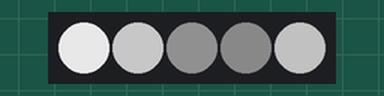
The sketch below on a simulated Arduino Uno, built with avr-gcc and run on an emulated ATmega328P. Shown: 5 RGB LEDs in strip order, left to right. Dim RGB values are drawn brighter than linear; random numbers use the default seed unless the sketch sets one.

Above: at 0.7 s.
At 1.71 s:
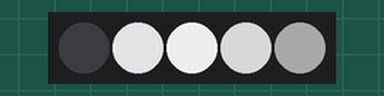
At 3.24 s:
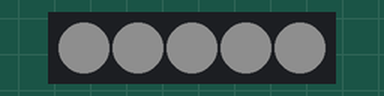
At 30.26 s:
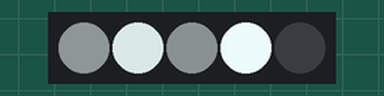
At 35.21 s:
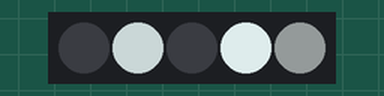
At 39.83 s:
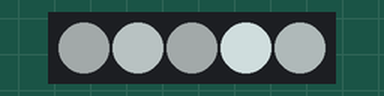
Timing chart, 0 to 40.0 s (numbered marks = the images above):
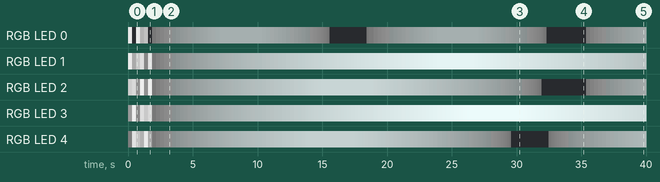

The sketch:

XMas-WS2812B-on-DigistumpV1.ino
```cpp
#include "FastLED.h"

/*
  Create and fill a Two-Dimensional Array:
              LED-No Bright  OnTime  OffTime cntB  cntOn cntOff  MarkR MarkL   r   g   b
  LED[0][0] - 0      30      50      80      0     0     0       0     0       0   0   0
  LED[0][1] - 1      40      77      40      0     0     0       0     0       0   0   0

  for value in array {
    led-update (brightness)
    update-array (all values)
  }
*/

//
// VARIABLES
//
#define NUM_LEDS 5
#define DATA_PIN 0

// Basecolor from https://github.com/FastLED/FastLED/wiki/Pixel-reference#predefined-colors-list
// Azure F0FFFF
float baseRed = 0xF0;
float baseGreen = 0xFF;
float baseBlue = 0xFF;

// Define array of leds
CRGB leds[NUM_LEDS];

// Define 2D-Array: Number LEDs and 12 Cols (0-11)
const int rows=NUM_LEDS;
const int cols=12;
int LEDArray[rows][cols];

// Values for random Brightness, Stay On, Stay Off
int MinBright = 40;
int MaxBright = 250;
int MinOn = 10;
int MaxOn = 50;
int MinOff = 10;
int MaxOff = 40;

void createArray(int NoOfLEDs, int FirstLED) {
  // Initialize Array: For every LED save the random-values and set counter to zero
  randomSeed(analogRead(0)); // Should initializes the pseudo-random number generator?!
  for( int x=0; x < NoOfLEDs; x++) {
    int tmpled = FirstLED+x;
    LEDArray[x][0] = tmpled;
    LEDArray[x][1] = random(MinBright, MaxBright);
    LEDArray[x][2] = random(MinOn, MaxOn);
    LEDArray[x][3] = random(MinOff, MaxOff);
    LEDArray[x][4] = 0;
    LEDArray[x][5] = 0;
    LEDArray[x][6] = 0;
    LEDArray[x][7] = 0;
    LEDArray[x][8] = 0;
    LEDArray[x][9] = 0;
    LEDArray[x][10] = 0;
    LEDArray[x][11] = 0;
  }
}

void RunningLights(int Color, int HowOften, int WaveDelay) {
  int Position=0;

  for(int i=0; i<NUM_LEDS*HowOften; i++)
  {
      Position++; // = 0; //Position + Rate;
      for(int i=0; i<NUM_LEDS; i++) {
        leds[i].r = ((sin(i+Position) * 127 + 128)/255)*Color;
        leds[i].g = ((sin(i+Position) * 127 + 128)/255)*Color;
        leds[i].b = ((sin(i+Position) * 127 + 128)/255)*Color;
      }
      FastLED.show();
      delay(WaveDelay);
  }
}

void setup()
{
  FastLED.addLeds<WS2812B, DATA_PIN, GRB>(leds, NUM_LEDS).setCorrection( TypicalLEDStrip );
  //Unused: LEDS.setBrightness(30);

  //createArray(NUM_LEDS, FirstLED);
  createArray(NUM_LEDS, 0);

  // RunningLights( Color, How Often, Delay );
  RunningLights(200, 10, 30);
}

void loop()
{
  for( int CurrLED = 0; CurrLED < NUM_LEDS; CurrLED++)
  {
    int LED           = LEDArray[CurrLED][0];
    int Brightness    = LEDArray[CurrLED][1];
    int OnTime        = LEDArray[CurrLED][2];
    int OffTime       = LEDArray[CurrLED][3];
    int countBright   = LEDArray[CurrLED][4];
    int countOnTime   = LEDArray[CurrLED][5];
    int countOffTime  = LEDArray[CurrLED][6];
    int countdown = LEDArray[CurrLED][7];
    int ledState      = LEDArray[CurrLED][8];
    int lastRed       = LEDArray[CurrLED][9];
    int lastGreen     = LEDArray[CurrLED][10];
    int lastBlue      = LEDArray[CurrLED][11];

    if(ledState==1) {
      countOffTime++;
      LEDArray[CurrLED][6] = countOffTime;

      if(countOffTime >= OffTime) {
        //for( int update = 4; update < 8; update++) {
        //  LEDArray[CurrLED][update] = 0;
        //}
        LEDArray[CurrLED][4]=0;
        LEDArray[CurrLED][5]=0;
        LEDArray[CurrLED][6]=0;
        LEDArray[CurrLED][7]=0;
        LEDArray[CurrLED][8]=0;
        LEDArray[CurrLED][9]=0;
        LEDArray[CurrLED][10]=0;
        LEDArray[CurrLED][11]=0;
      }
    }

    if( (countBright <= Brightness) && (countdown==0) )
    {
      // Fade Up
      countBright++;
      lastRed = (countBright/256.0)*baseRed;
      lastGreen = (countBright/256.0)*baseGreen;
      lastBlue = (countBright/256.0)*baseBlue;
      leds[CurrLED].r = lastRed;
      leds[CurrLED].g = lastGreen;
      leds[CurrLED].b = lastBlue;
      LEDArray[CurrLED][4]=countBright;
      LEDArray[CurrLED][9]=lastRed;
      LEDArray[CurrLED][10]=lastGreen;
      LEDArray[CurrLED][11]=lastBlue;
    }
    else if( (countBright >= Brightness) && (countOnTime <= OnTime) && (countdown==0) )
    {
      // Stay ON
      countOnTime++;
      LEDArray[CurrLED][5]=countOnTime;
      if(countOnTime >= OnTime)
      {
        countdown=1;
        LEDArray[CurrLED][7]=countdown;
      }
    }
    else if( (countdown==1) && (countBright>0) )
    {
      // Fade Down
      countBright--;
      lastRed = (countBright/256.0)*baseRed;
      lastGreen = (countBright/256.0)*baseGreen;
      lastBlue = (countBright/256.0)*baseBlue;
      leds[CurrLED].r = lastRed;
      leds[CurrLED].g = lastGreen;
      leds[CurrLED].b = lastBlue;
      LEDArray[CurrLED][4]=countBright;
      LEDArray[CurrLED][9]=lastRed;
      LEDArray[CurrLED][10]=lastGreen;
      LEDArray[CurrLED][11]=lastBlue;
    }
    else
    {
      ledState=1;
      LEDArray[CurrLED][8]=ledState;
    }
    FastLED.show();
    delay(20);
  }
}
```

Measured:
- by itself, RGB LED 0: off → RGB(184, 184, 184) at 0.00 s, → off 0.31 s later, → RGB(183, 183, 183) 0.31 s later, → RGB(60, 60, 60) 0.31 s later, … (145 changes in this stretch)
- by itself, RGB LED 4: off → RGB(4, 4, 4) at 0.00 s, → RGB(165, 165, 165) 0.31 s later, → RGB(87, 87, 87) 0.31 s later, → RGB(57, 57, 57) 0.31 s later, … (193 changes in this stretch)
